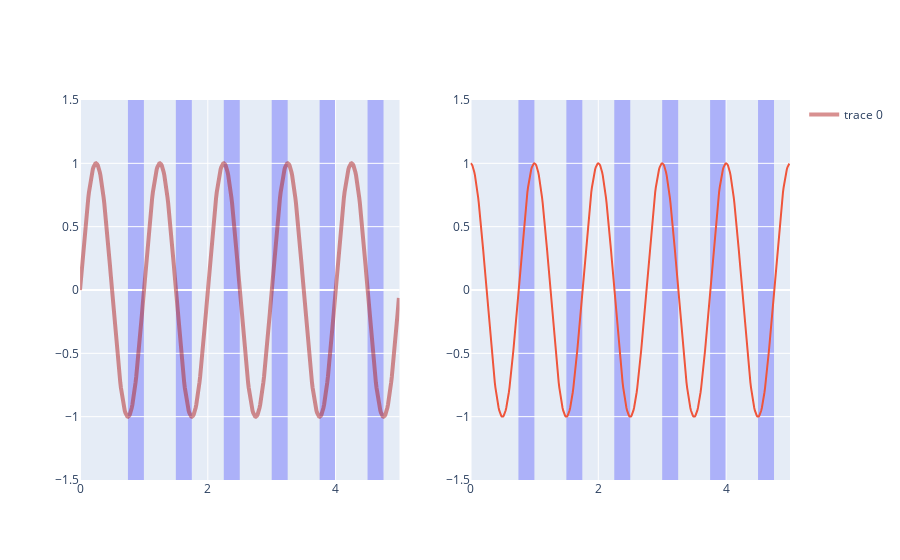

Source (notebook cell):
### Code cell
fig = make_subplots(rows=1, cols=2, shared_xaxes=True)

fig.add_trace(
    go.Scatter(
        x = df['t'],
        y = df['data1'],
        opacity=0.5,
        line=dict(color='firebrick', width=4)
    ),
    row=1, 
    col=1,
)
fig.add_trace(
    go.Scatter(
        x = df['t'],
        y = df['data2'],
        showlegend=False
    ),
    row=1, 
    col=2,
)

designate_flashes_plotly(fig,omit=0,pre_color='blue',post_color='blue',cols=[1,2],lims=[0,5])

fig.update_yaxes(range=[-1.5,1.5])
fig.update_xaxes(range=[0,5])
fig.show()

### Figure 1 — Plotly figure (JSON) as saved in the notebook; plotly's stock layout.template omitted (floating-point values rounded to 4 significant figures; data arrays with more than 128 entries replaced by an {"elided": "..."} marker saying what was removed)
{"data": [{"line": {"color": "firebrick", "width": 4}, "opacity": 0.5, "type": "scatter", "x": {"elided": "500 float values"}, "xaxis": "x", "y": {"elided": "500 float values"}, "yaxis": "y"}, {"showlegend": false, "type": "scatter", "x": {"elided": "500 float values"}, "xaxis": "x2", "y": {"elided": "500 float values"}, "yaxis": "y2"}], "layout": {"shapes": [{"fillcolor": "blue", "layer": "below", "line": {"width": 0}, "opacity": 0.25, "type": "rect", "x0": 0.75, "x1": 1, "xref": "x", "y0": -2, "y1": 2, "yref": "y"}, {"fillcolor": "blue", "layer": "below", "line": {"width": 0}, "opacity": 0.25, "type": "rect", "x0": 1.5, "x1": 1.75, "xref": "x", "y0": -2, "y1": 2, "yref": "y"}, {"fillcolor": "blue", "layer": "below", "line": {"width": 0}, "opacity": 0.25, "type": "rect", "x0": 2.25, "x1": 2.5, "xref": "x", "y0": -2, "y1": 2, "yref": "y"}, {"fillcolor": "blue", "layer": "below", "line": {"width": 0}, "opacity": 0.25, "type": "rect", "x0": 3, "x1": 3.25, "xref": "x", "y0": -2, "y1": 2, "yref": "y"}, {"fillcolor": "blue", "layer": "below", "line": {"width": 0}, "opacity": 0.25, "type": "rect", "x0": 3.75, "x1": 4, "xref": "x", "y0": -2, "y1": 2, "yref": "y"}, {"fillcolor": "blue", "layer": "below", "line": {"width": 0}, "opacity": 0.25, "type": "rect", "x0": 4.5, "x1": 4.75, "xref": "x", "y0": -2, "y1": 2, "yref": "y"}, {"fillcolor": "blue", "layer": "below", "line": {"width": 0}, "opacity": 0.25, "type": "rect", "x0": 0.75, "x1": 1, "xref": "x2", "y0": -2, "y1": 2, "yref": "y"}, {"fillcolor": "blue", "layer": "below", "line": {"width": 0}, "opacity": 0.25, "type": "rect", "x0": 1.5, "x1": 1.75, "xref": "x2", "y0": -2, "y1": 2, "yref": "y"}, {"fillcolor": "blue", "layer": "below", "line": {"width": 0}, "opacity": 0.25, "type": "rect", "x0": 2.25, "x1": 2.5, "xref": "x2", "y0": -2, "y1": 2, "yref": "y"}, {"fillcolor": "blue", "layer": "below", "line": {"width": 0}, "opacity": 0.25, "type": "rect", "x0": 3, "x1": 3.25, "xref": "x2", "y0": -2, "y1": 2, "yref": "y"}, {"fillcolor": "blue", "layer": "below", "line": {"width": 0}, "opacity": 0.25, "type": "rect", "x0": 3.75, "x1": 4, "xref": "x2", "y0": -2, "y1": 2, "yref": "y"}, {"fillcolor": "blue", "layer": "below", "line": {"width": 0}, "opacity": 0.25, "type": "rect", "x0": 4.5, "x1": 4.75, "xref": "x2", "y0": -2, "y1": 2, "yref": "y"}], "xaxis": {"anchor": "y", "domain": [0, 0.45], "range": [0, 5]}, "xaxis2": {"anchor": "y2", "domain": [0.55, 1], "range": [0, 5]}, "yaxis": {"anchor": "x", "domain": [0, 1], "range": [-1.5, 1.5]}, "yaxis2": {"anchor": "x2", "domain": [0, 1], "range": [-1.5, 1.5]}}}
